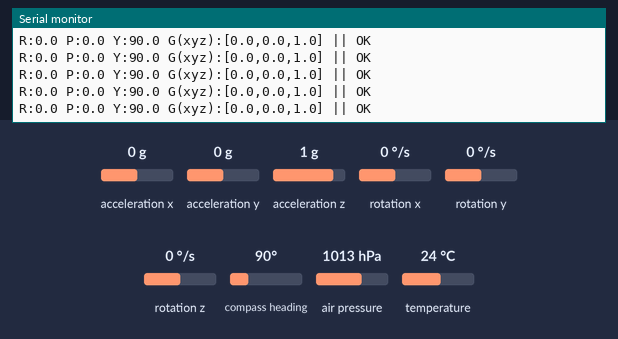
This sketch was run on a simulated Arduino Uno, built with avr-gcc and run on an emulated ATmega328P. Shown: the last lines printed to the serial monitor. Inputs (shaded band) come from the test bench; at power-on: rotation y 0 °/s, acceleration x 0 g, acceleration y 0 g, acceleration z 1 g, rotation x 0 °/s, rotation z 0 °/s, compass heading 90°, air pressure 1013 hPa, temperature 24 °C.

Above: at 3.6 s.
3.7 s: rotation y set to -192 °/s
At 4.5 s:
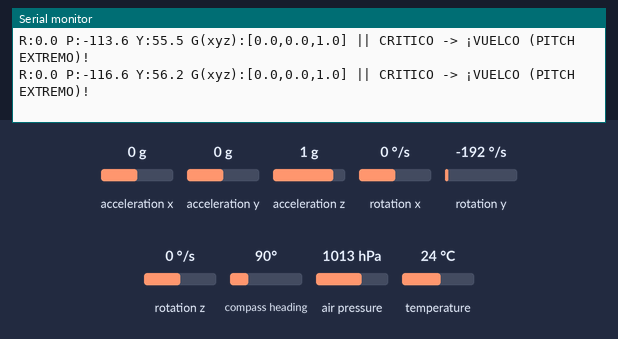
6.7 s: acceleration x set to -0.2 g
At 7.2 s:
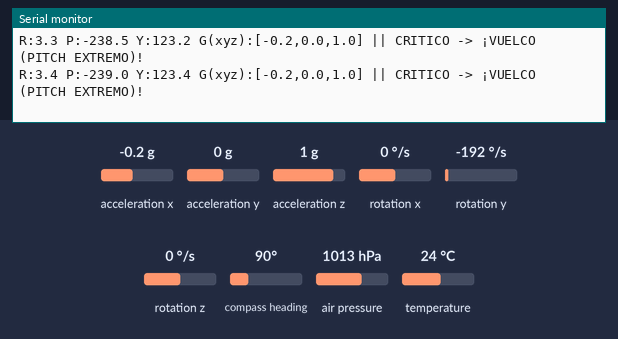
Timing chart, 0 to 9.7 s (numbered marks = the images above; inputs shaded):
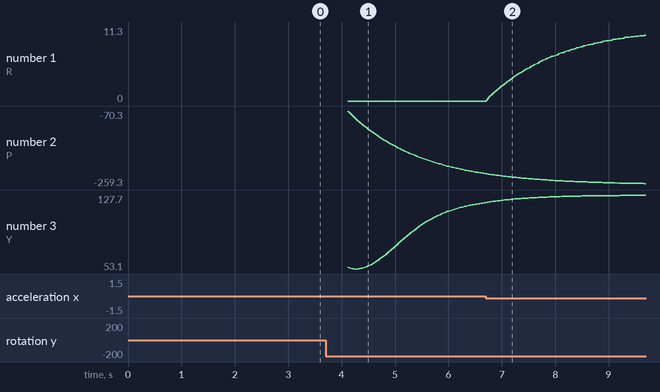

Measured:
- after the input at 3.7 s, the serial monitor: prints a new line at once (image 1)

The sketch:

imu_10dof_unificada.ino
```cpp
#include <Wire.h>
#include <Adafruit_Sensor.h>
#include <Adafruit_MPU6050.h>
#include <Adafruit_HMC5883_U.h>
#include <MS5611.h>

// --- OBJETOS DE SENSORES ---
Adafruit_MPU6050 mpu;
Adafruit_HMC5883_Unified mag = Adafruit_HMC5883_Unified(12345);
MS5611 ms5611;

// --- VARIABLES GLOBALES Y DE ESTADO ---
double referencePressure;
float currentPitch = 0, currentRoll = 0, currentYaw = 0;
float prevRoll = 0, prevYaw = 0, prevPitch = 0;
unsigned long lastTime;
float dt;

// --- UMBRALES PROFESIONALES DE TELEMETRIA PARA MOTOCICLETAS ---
// Ajustados para diferenciar maniobras extremas de accidentes reales
const float G_CHOQUE_FRONTAL = 5.0;     // Impacto directo frena la moto violentamente
const float G_CHOQUE_LATERAL = 4.0;     // Impacto de costado
const float MAX_LEAN_ANGLE = 65.0;      // Inclinación máxima en curva antes de considerar caída
const float LOWSIDER_ROLL_RATE = 150.0; // Velocidad de caída lateral suave (resbala la llanta)
const float HIGHSIDER_YAW_RATE = 250.0; // Latigazo violento (derrape seguido de agarre brusco)
const float PITCH_VUELCO = 70.0;        // Inclinación frontal/trasera extrema (caballito o invertido que sale mal)

void setup() {
  Serial.begin(115200);
  Wire.begin();

  // Inicializar MPU6050 (Acelerometro y Giroscopio)
  if (!mpu.begin()) {
    Serial.println("Falla crítica: MPU6050 no detectado");
    while(1);
  }
  // Rangos muy altos para telemetría de accidentes
  mpu.setAccelerometerRange(MPU6050_RANGE_16_G);
  mpu.setGyroRange(MPU6050_RANGE_1000_DEG);
  mpu.setFilterBandwidth(MPU6050_BAND_44_HZ); // Buen balance entre latencia y filtrado de vibración de motor

  // Inicializar HMC5883L (Magnetometro)
  if(!mag.begin()) {
    Serial.println("Falla: HMC5883L no detectado");
    while(1);
  }

  // Inicializar MS5611 (Barometro)
  if (!ms5611.begin()) {
    Serial.println("Falla: MS5611 no detectado");
    while(1);
  }
  referencePressure = ms5611.readPressure();

  lastTime = millis();
  Serial.println("--- SISTEMA DE TELEMETRIA INICIADO ---");
}

void loop() {
  // 1. CALCULO DE TIEMPO (dt)
  unsigned long currentTime = millis();
  dt = (currentTime - lastTime) / 1000.0;
  lastTime = currentTime;

  // 2. OBTENER DATOS CRUDOS DE LA IMU (MPU6050)
  sensors_event_t a, g, temp;
  mpu.getEvent(&a, &g, &temp);

  // Normalizar aceleracion a Fuerzas G
  float ax = a.acceleration.x / 9.81;
  float ay = a.acceleration.y / 9.81;
  float az = a.acceleration.z / 9.81;
  float totalG = sqrt(ax*ax + ay*ay + az*az);

  // Giroscopio a grados por segundo
  float gyroX = g.gyro.x * 180 / PI; // Tasa de Roll (balanceo lateral)
  float gyroY = g.gyro.y * 180 / PI; // Tasa de Pitch (caballito/frenada)
  float gyroZ = g.gyro.z * 180 / PI; // Tasa de Yaw (giro direccional)

  // 3. FUSION DE SENSORES (FILTRO COMPLEMENTARIO)
  // Calculo estático basado en la gravedad
  float accelPitch = atan2(ay, sqrt(ax * ax + az * az)) * 180 / PI;
  float accelRoll = atan2(-ax, az) * 180 / PI;

  // Actualizar ángulos reales
  prevRoll = currentRoll;
  prevPitch = currentPitch;

  currentPitch = 0.98 * (currentPitch + gyroY * dt) + 0.02 * accelPitch;
  currentRoll = 0.98 * (currentRoll + gyroX * dt) + 0.02 * accelRoll;

  // 4. MAGNETOMETRO CON COMPENSACION DE INCLINACION (TILT COMPENSATION)
  sensors_event_t eventMag;
  mag.getEvent(&eventMag);

  // Para que la brújula funcione en una moto inclinada en curva, DEBE compensarse con el Roll y Pitch del giroscopio/acelerometro
  float cosRoll = cos(currentRoll * PI/180);
  float sinRoll = sin(currentRoll * PI/180);
  float cosPitch = cos(currentPitch * PI/180);
  float sinPitch = sin(currentPitch * PI/180);

  float Xh = eventMag.magnetic.x * cosPitch + eventMag.magnetic.z * sinPitch;
  float Yh = eventMag.magnetic.x * sinRoll * sinPitch + eventMag.magnetic.y * cosRoll - eventMag.magnetic.z * sinRoll * cosPitch;

  prevYaw = currentYaw;
  currentYaw = atan2(Yh, Xh) * 180 / PI;
  if(currentYaw < 0) currentYaw += 360;

  // 5. BAROMETRO (ALTITUD)
  long pressure = ms5611.readPressure();
  float altitude = ms5611.getAltitude(pressure, referencePressure);

  // =================================================================================
  // --- ALGORITMOS DE DETECCION DE ACCIDENTES POR COMBINACION DE SENSORES ---
  // =================================================================================

  String eventoDetectado = "NORMAL";
  bool accidenteGrave = false;

  // A. CHOQUE FRONTAL O TRASERO (Combinación de Pico de Gs en eje X + Cambio brusco de Pitch)
  if (abs(ax) > G_CHOQUE_FRONTAL && abs(gyroY) > 150) {
      eventoDetectado = "¡CHOQUE FRONTAL / IMPACTO SEVERO!";
      accidenteGrave = true;
  }

  // B. CHOQUE LATERAL (Combinación de Pico de Gs en eje Y + Latigazo en Roll)
  else if (abs(ay) > G_CHOQUE_LATERAL && abs(gyroX) > 200) {
      eventoDetectado = "¡IMPACTO LATERAL!";
      accidenteGrave = true;
  }

  // C. HIGHSIDER (La llanta trasera derrapa y luego recupera tracción de golpe, catapultando al piloto)
  // Se detecta por un Yaw rápido (derrape) seguido de un Roll violentisimo en dirección opuesta al giro
  else if (abs(gyroZ) > 100 && abs(gyroX) > HIGHSIDER_YAW_RATE) {
      eventoDetectado = "¡CAIDA HIGHSIDER (LATIGAZO/CATAPULTA)!";
      accidenteGrave = true;
  }

  // D. LOWSIDER / CAÍDA EN GIRO (Pérdida de tracción frontal o trasera en curva, la moto resbala por el suelo)
  // Se detecta por inclinación extrema (Roll > 65) + Fuerza G baja o sostenida constante en caída + sin latigazo (Gyro X medio)
  else if (abs(currentRoll) > MAX_LEAN_ANGLE && abs(gyroX) > 50 && abs(gyroX) < LOWSIDER_ROLL_RATE) {
      eventoDetectado = "¡CAIDA LOWSIDER (RESBALON EN CURVA)!";
      accidenteGrave = true;
  }

  // E. PERDIDA DE CONTROL / DERRAPE (Pérdida de adherencia, coleo)
  // Se detecta si la moto gira sobre su eje vertical (Yaw/Brújula cambia rapidísimo) pero la fuerza lateral G no coincide
  else if (abs(gyroZ) > 120 && abs(ay) < 0.5) {
      eventoDetectado = "¡ALERTA: DERRAPE / PERDIDA DE TRACCION TRASERA!";
  }

  // F. VUELCO / CABALLITO QUE SALIÓ MAL (Loop out o Invertido extremo)
  // Pitch supera los grados de vuelco físico + la altura cambia bruscamente (MS5611) o hay G de impacto Z
  else if (abs(currentPitch) > PITCH_VUELCO) {
      eventoDetectado = "¡VUELCO (PITCH EXTREMO)!";
      accidenteGrave = true;
  }

  // --- IMPRESION DE TELEMETRIA PROFESIONAL ---
  Serial.print("R:"); Serial.print(currentRoll, 1);
  Serial.print(" P:"); Serial.print(currentPitch, 1);
  Serial.print(" Y:"); Serial.print(currentYaw, 1);
  Serial.print(" G(xyz):["); Serial.print(ax, 1); Serial.print(","); Serial.print(ay, 1); Serial.print(","); Serial.print(az, 1); Serial.print("]");

  if (accidenteGrave) {
      Serial.print(" || CRITICO -> ");
      Serial.println(eventoDetectado);
      // Aqui se activaria el GSM para enviar SMS de SOS
  } else if (eventoDetectado != "NORMAL") {
      Serial.print(" || ADVERTENCIA -> ");
      Serial.println(eventoDetectado);
  } else {
      Serial.println(" || OK");
  }

  // Muestreo rapido para no perder eventos dinamicos (telemetria suele ir a 50Hz-100Hz)
  delay(20);
}
```
